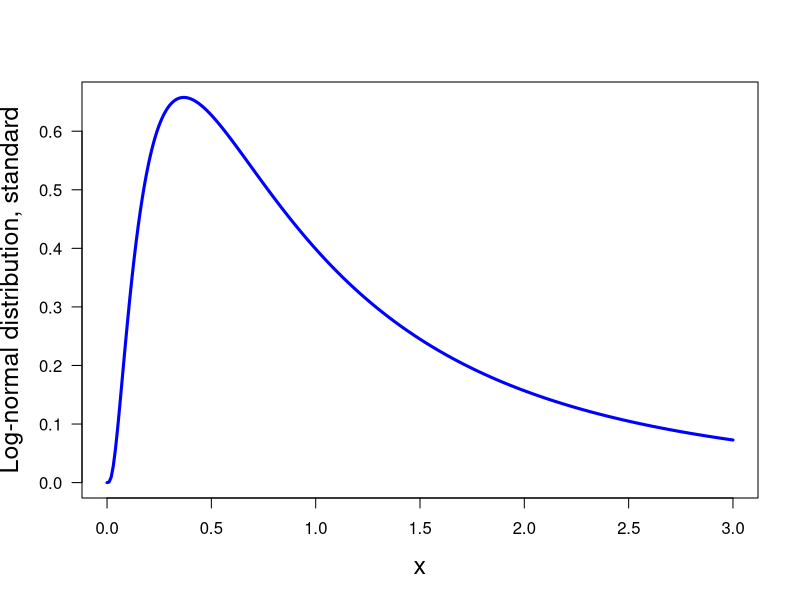

Generate this figure with R:
print('file: PDsPDFsLogNormalPDF.R')
# standard log-normal distribution
x = seq(0,3,0.01); LN = dlnorm(x)
# png('LogNormalPDFStdBook160405.png',width=16,height=12,units='cm',res=300)
plot(x,LN,type='l',xlab='x',ylab='Log-normal distribution, standard',
     col='blue',lwd=3,las=1,cex.lab=1.5) 
# dev.off()
